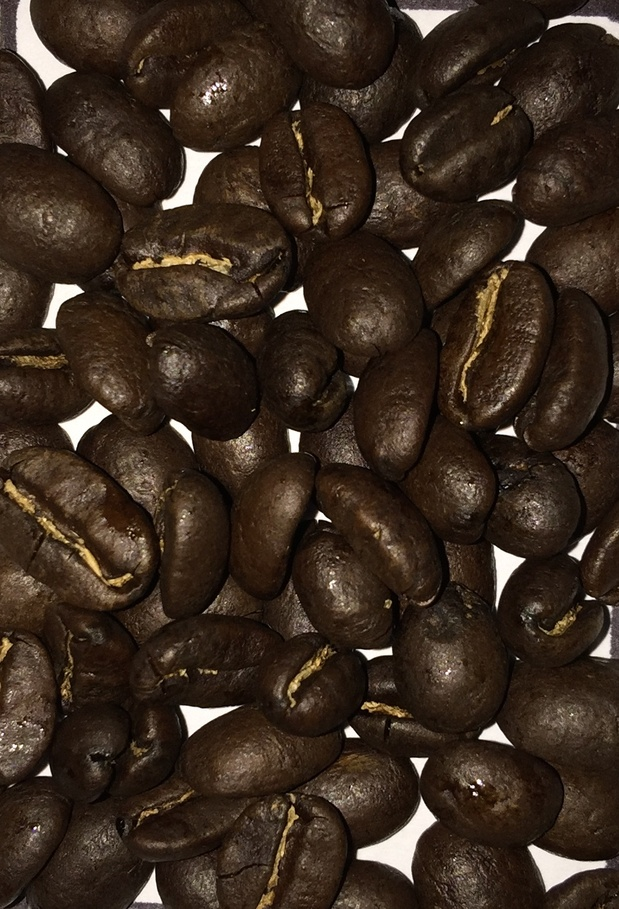
#> input picture drd.JPG, 619 x 909 px, shrunk from 1044 x 1533 before the run
$ python imgTest.py   (Python 2 division)
#> lines starting #> are read from the running program, lines starting #| are printed output that depends on the picture; long printed decimals are rounded
import numpy as np
import scipy as sp
import pandas as pd
import PIL as pil
import cv2
from skimage import io, filters
import matplotlib.pyplot as plt

def roastA(bean,ctrl):
#> called with bean = 'drd.JPG', ctrl = 'crd.JPG'
    roast=cv2.imread(bean)
#> roast is the input picture: shape (909, 619, 3); mean B, G, R 31.1, 43, 57.8
    control=cv2.imread(ctrl)
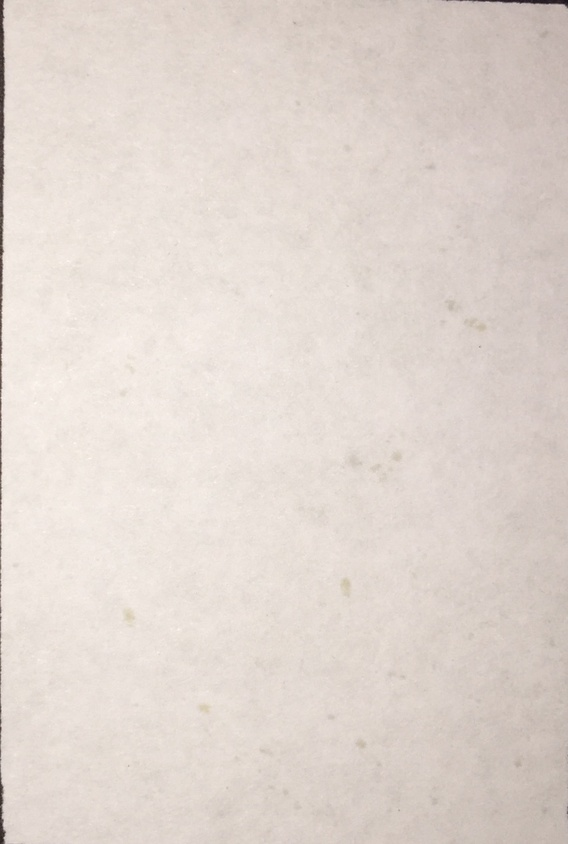
#> input picture crd.JPG, 568 x 844 px, shrunk from 958 x 1424 before the run
#> control is the input picture: shape (844, 568, 3); mean B, G, R 207.7, 214.6, 224.9

    roastG=cv2.cvtColor(roast,cv2.COLOR_BGR2GRAY)
    controlG=cv2.cvtColor(control,cv2.COLOR_BGR2GRAY)

    graynorm=roastG.mean()/controlG.mean()
#> graynorm = 0.212


    green=roast[:,:,1]
    greenC=control[:,:,1]
    gnorm=green.mean()/greenC.mean()
#> gnorm = 0.2

    red=roast[:,:,0]
    redC=control[:,:,0]
    rnorm=red.mean()/redC.mean()
#> rnorm = 0.15

    blue=roast[:,:,2]
    blueC=control[:,:,2]
    bnorm=blue.mean()/blueC.mean()
#> bnorm = 0.257

    return np.array([graynorm,rnorm,gnorm,bnorm])


drd=roastA("drd.JPG","crd.JPG")
#> drd = [0.212, 0.15, 0.2, 0.257]
lrd=roastA("lrd.JPG","crd.JPG")
#> call 2 of roastA, with bean = 'lrd.JPG', ctrl = 'crd.JPG'
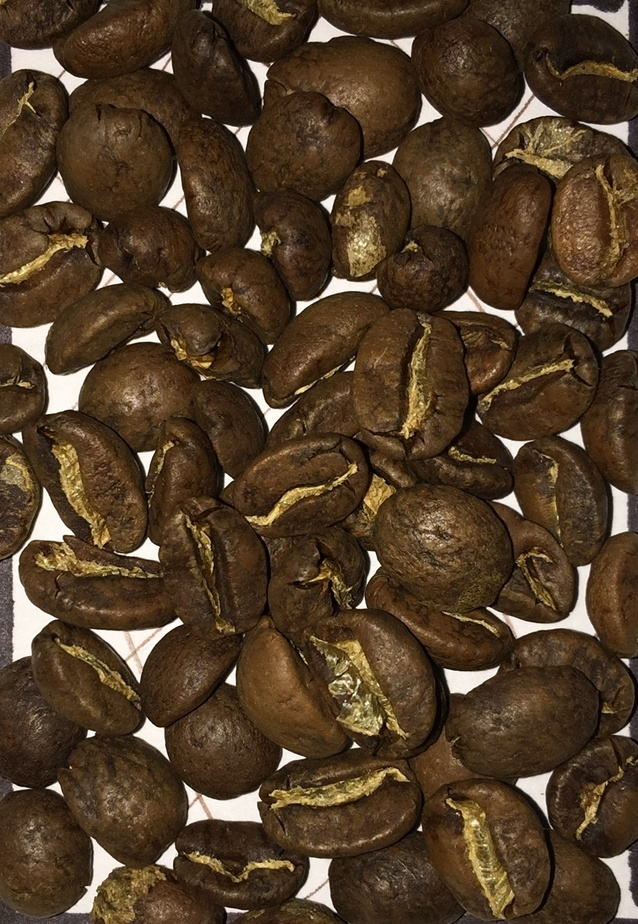
#> input picture lrd.JPG, 638 x 924 px, shrunk from 1077 x 1558 before the run
#> in roastA, roast is the input picture: shape (924, 638, 3); mean B, G, R 39.6, 60.9, 81.3
#> in roastA (call 2), `graynorm=roastG.mean()/controlG.mean()`: graynorm = 0.297
#> in roastA (call 2), `gnorm=green.mean()/greenC.mean()`: gnorm = 0.284
#> in roastA (call 2), `rnorm=red.mean()/redC.mean()`: rnorm = 0.191
#> in roastA (call 2), `bnorm=blue.mean()/blueC.mean()`: bnorm = 0.362
#> lrd = [0.297, 0.191, 0.284, 0.362]


dr=roastA("dr.JPG","cr.JPG")
#> call 3 of roastA, with bean = 'dr.JPG', ctrl = 'cr.JPG'
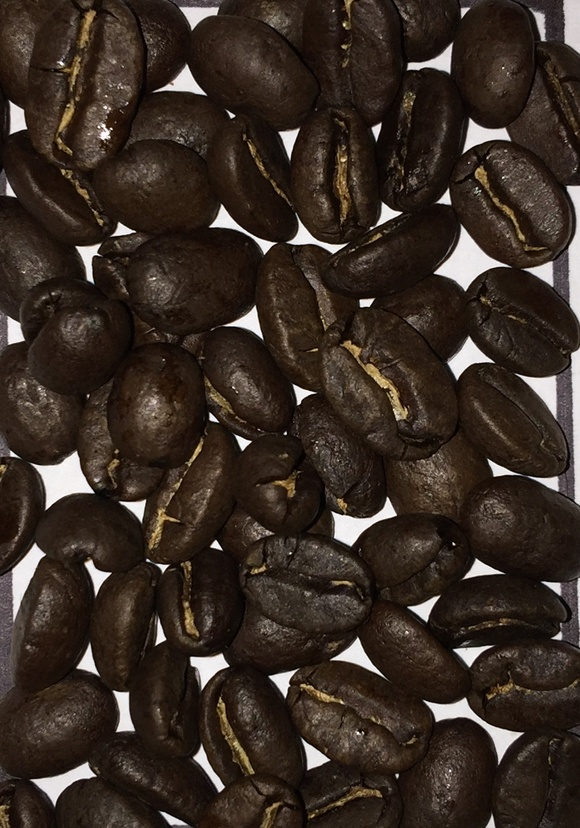
#> input picture dr.JPG, 580 x 828 px, shrunk from 979 x 1397 before the run
#> in roastA, roast is the input picture: shape (828, 580, 3); mean B, G, R 36.4, 44.8, 56.6
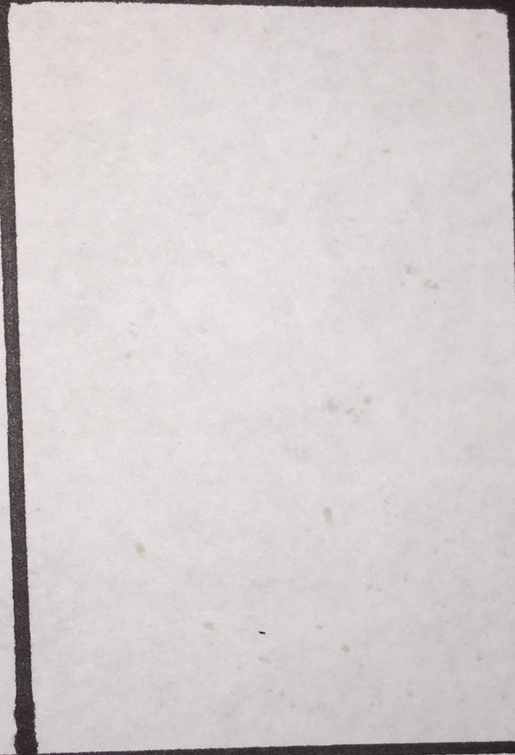
#> input picture cr.JPG, 515 x 755 px, shrunk from 868 x 1274 before the run
#> in roastA, control is the input picture: shape (755, 515, 3); mean B, G, R 205.9, 206.1, 211.6
#> in roastA (call 3), `graynorm=roastG.mean()/controlG.mean()`: graynorm = 0.228
#> in roastA (call 3), `gnorm=green.mean()/greenC.mean()`: gnorm = 0.218
#> in roastA (call 3), `rnorm=red.mean()/redC.mean()`: rnorm = 0.177
#> in roastA (call 3), `bnorm=blue.mean()/blueC.mean()`: bnorm = 0.268
#> dr = [0.228, 0.177, 0.218, 0.268]
lr=roastA("lr.JPG","cr.JPG")
#> call 4 of roastA, with bean = 'lr.JPG', ctrl = 'cr.JPG'
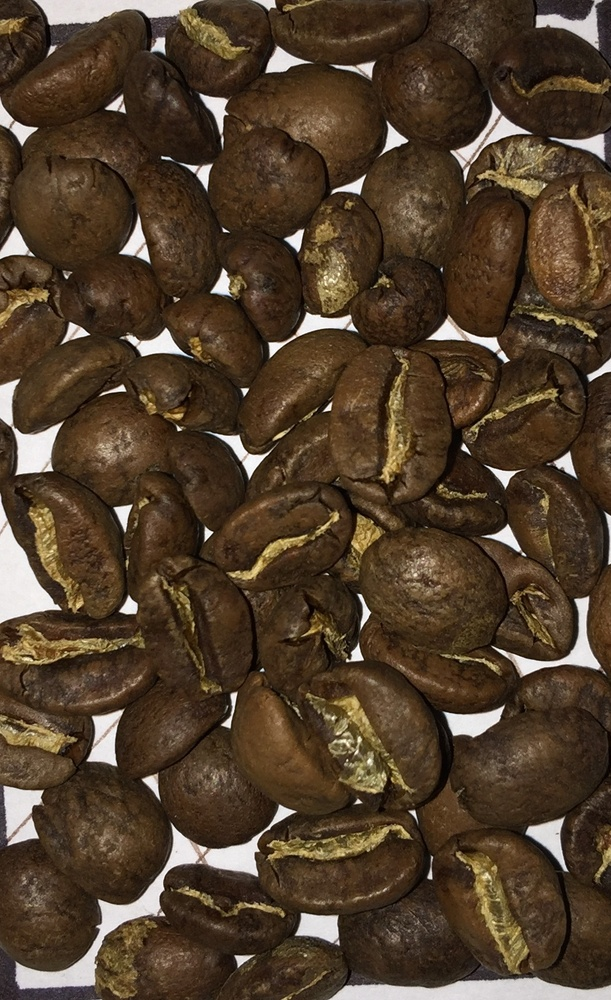
#> input picture lr.JPG, 611 x 1000 px, shrunk from 1030 x 1687 before the run
#> in roastA, roast is the input picture: shape (1000, 611, 3); mean B, G, R 44.2, 62.8, 81
#> in roastA (call 4), `graynorm=roastG.mean()/controlG.mean()`: graynorm = 0.318
#> in roastA (call 4), `gnorm=green.mean()/greenC.mean()`: gnorm = 0.305
#> in roastA (call 4), `red=roast[:,:,0]`:
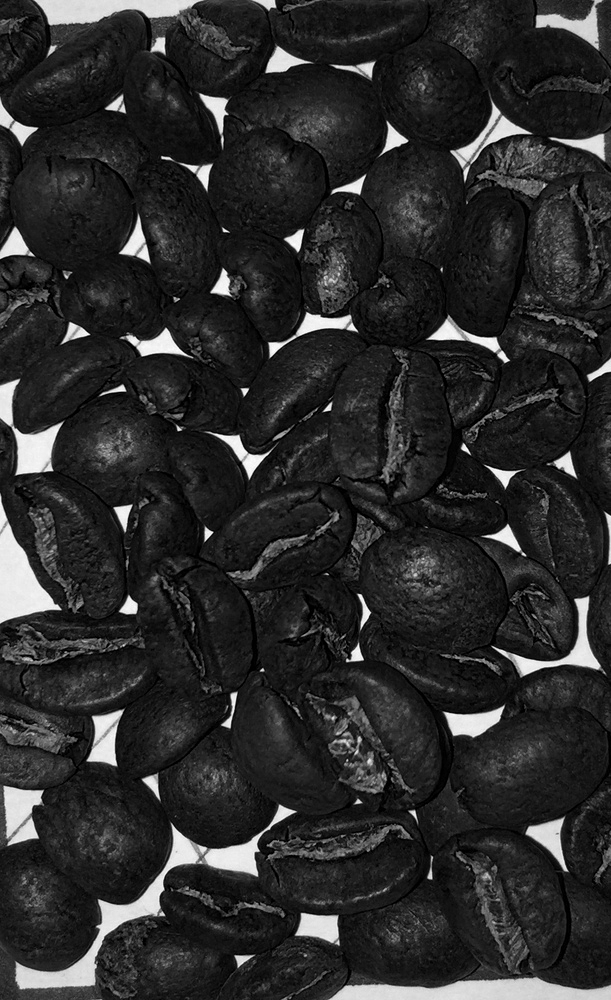
#> red: shape (1000, 611); min 0, max 255, mean 44.2
#> in roastA (call 4), `rnorm=red.mean()/redC.mean()`: rnorm = 0.215
#> in roastA (call 4), `blue=roast[:,:,2]`:
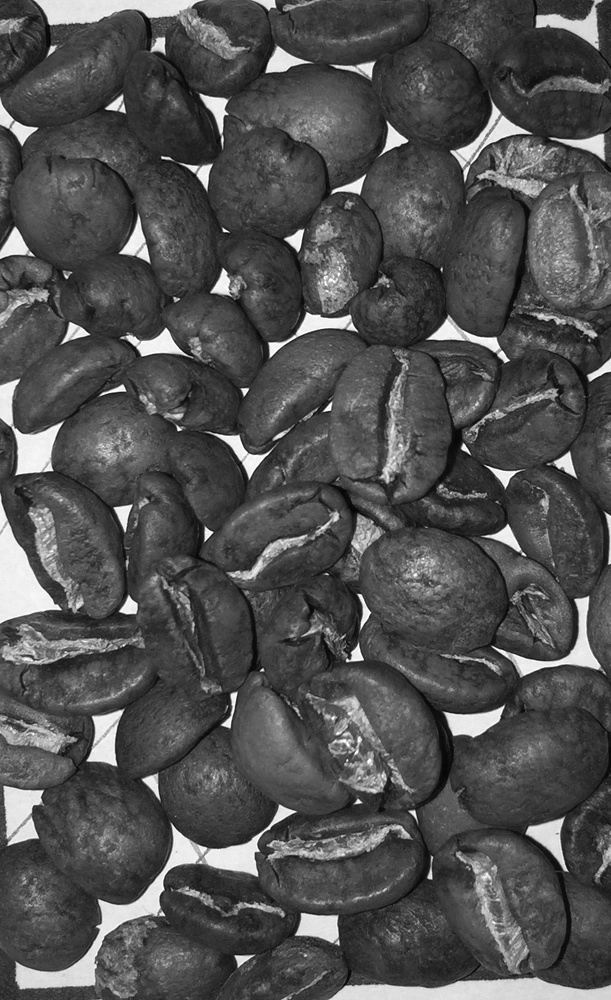
#> blue: shape (1000, 611); min 1, max 255, mean 81
#> in roastA (call 4), `bnorm=blue.mean()/blueC.mean()`: bnorm = 0.383
#> lr = [0.318, 0.215, 0.305, 0.383]
print 'Whole Bean Dark Roast'
print dr
#| [0.2283 0.1769 0.2175  0.2677]
print drd
#| [0.2121 0.1497 0.2001 0.2569]

print 'Whole Bean Light Roast'
print lr
#| [0.3184  0.2147 0.3049 0.3828]
print lrd
#| [0.2974 0.1907 0.2836 0.3616]

print 'Whole Bean lighting difference'
print drd-dr
#| [-0.0162  -0.02726 -0.01737  -0.01073]
print lrd-lr
#| [-0.02096 -0.024 -0.02131  -0.02118]

#> (the run stopped early here; a loop or call above may not have finished)
